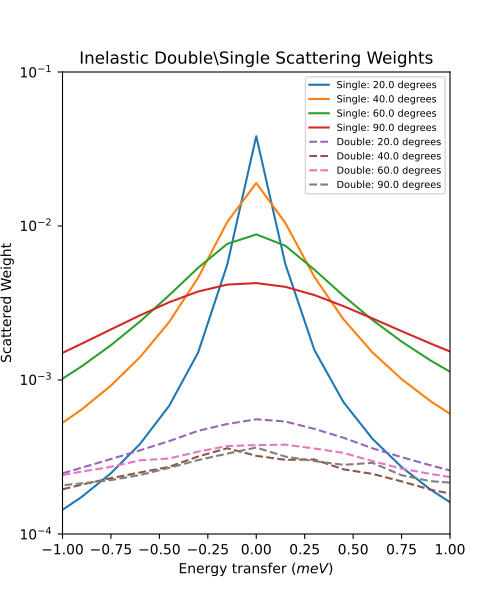

This chart was generated by the following Python code:
# import mantid algorithms, numpy and matplotlib
from mantid.simpleapi import *
import matplotlib.pyplot as plt
import numpy as np
import math

# parameterised Lorentzian S(Q,w) from Discus pdf
# wavelength = 4 Angstroms, k=1.57
X,Y, SpecAxis =[],[],[]
qmin, qmax = 0.,4.0
nqpts = 9
wmin, wmax = -5.85, 5.85 # meV
nwpts = 79 # negative w is given explicitly so ~double number of pts in Discus
D = 0.15 # Angstom-2 meV -1 = 2.3E-05 cm2 s-1
TEMP=300
HOVERT = 11.6087/TEMP
for iq in range(nqpts):
   q = iq * (qmax-qmin)/(nqpts-1) + qmin
   SpecAxis.append(q)
   for iw in range(nwpts):
     w = iw * (wmax-wmin)/(nwpts-1) + wmin
     X.append(w)
     if (w*w + (D*q*q)**2==0.):
        # Discus S(Q,w) has zero here so do likewise
        print("Denominator zero so outputting S(q,w)=0")
        Y.append(0.)
     else:
        Sqw = D*q*q/(math.pi*(w*w + (D*q*q)**2))
        # Apply detailed balance, neutrons more likely to lose energy in each scatter
        # Mantid has w = Ei-Ef
        if (w > 0.):
           Sqw = Sqw * math.exp(HOVERT * w)
        # S(Q,w) is capped at exactly 4.0 for some reason in Discus example
        Y.append(min(Sqw,4.0))

sqw = CreateWorkspace(DataX=X,DataY=Y,UnitX="DeltaE",
                      VerticalAxisUnit="MomentumTransfer",
                      VerticalAxisValues=SpecAxis, NSpec=nqpts)

two_thetas = [20.0, 40.0, 60.0, 90.0]

ws = CreateSampleWorkspace(WorkspaceType="Histogram",
                           XUnit="DeltaE",
                           Xmin=wmin-0.5*(wmax-wmin)/(nwpts-1),
                           Xmax=wmax+0.5*(wmax-wmin)/(nwpts-1),
                           BinWidth=(wmax-wmin)/(nwpts-1),
                           NumBanks=len(two_thetas),
                           BankPixelWidth=1,
                           InstrumentName="testinst")

# set up ring of detectors in yz plane
ids = list(range(1,len(two_thetas)+1))
EditInstrumentGeometry(ws,
    PrimaryFlightPath=14.0,
    SpectrumIDs=ids,
    L2=[2.0] * len(two_thetas),
    Polar=two_thetas,
    #azimuthal angle=phi, phi=0 along x axis and increases as move towards vertical y axis
    Azimuthal=[-90.0] * len(two_thetas),
    DetectorIDs=ids,
    InstrumentName="testinst")

# flat plate sample 5cm x 5cm x 0.065cm
cuboid_xml = " \
<cuboid id='flatplate'> \
  <width val='0.05' /> \
  <height val='0.05'  /> \
  <depth  val='0.00065' /> \
  <centre x='0.0' y='0.0' z='0.0'  /> \
  <rotate x='45' y='0' z='0' /> \
</cuboid> \
"
SetSample(InputWorkspace=ws,
          Geometry={'Shape': 'CSG', 'Value': cuboid_xml},
          Material={'NumberDensity': 0.02, 'AttenuationXSection': 0.0,
                    'CoherentXSection': 0.0, 'IncoherentXSection': 0.0, 'ScatteringXSection': 80.0})

#match Ei value from DISCUS pdf Figure 1
ws.run().addProperty("deltaE-mode", "Direct", True);
ws.run().addProperty("Ei", 5.1, True);

DiscusMultipleScatteringCorrection(InputWorkspace=ws, StructureFactorWorkspace=sqw,
                                   OutputWorkspace="MuscatResults", NeutronPathsSingle=200,
                                   NeutronPathsMultiple=1000)

# reverse w axis because Discus w = Ef-Ei (opposite to Mantid)
for i in range(mtd['MuscatResults_Scatter_1'].getNumberHistograms()):
    y = np.flip(mtd['MuscatResults_Scatter_1'].dataY(i),0)
    e = np.flip(mtd['MuscatResults_Scatter_1'].dataE(i),0)
    mtd['MuscatResults_Scatter_1'].setY(i,y.tolist())
    mtd['MuscatResults_Scatter_1'].setE(i,e)
for i in range(mtd['MuscatResults_Scatter_2'].getNumberHistograms()):
    y = np.flip(mtd['MuscatResults_Scatter_2'].dataY(i),0)
    e = np.flip(mtd['MuscatResults_Scatter_2'].dataE(i),0)
    mtd['MuscatResults_Scatter_2'].setY(i,y.tolist())
    mtd['MuscatResults_Scatter_2'].setE(i,e)

plt.rcParams['figure.figsize'] = (5, 6)
fig, ax = plt.subplots(subplot_kw={'projection':'mantid'})
for i, tt in enumerate(two_thetas):
    ax.plot(mtd['MuscatResults_Scatter_1'], wkspIndex=i, label='Single: ' + str(tt) + ' degrees')
for i, tt in enumerate(two_thetas):
    ax.plot(mtd['MuscatResults_Scatter_2'], wkspIndex=i, label='Double: ' + str(tt) + ' degrees', linestyle='--')
plt.yscale('log')
ax.set_xlim(-1,1)
ax.set_ylim(1e-4,1e-1)
ax.legend(fontsize=7.0)
plt.title("Inelastic Double\\Single Scattering Weights")
fig.show()
mtd.clear()
